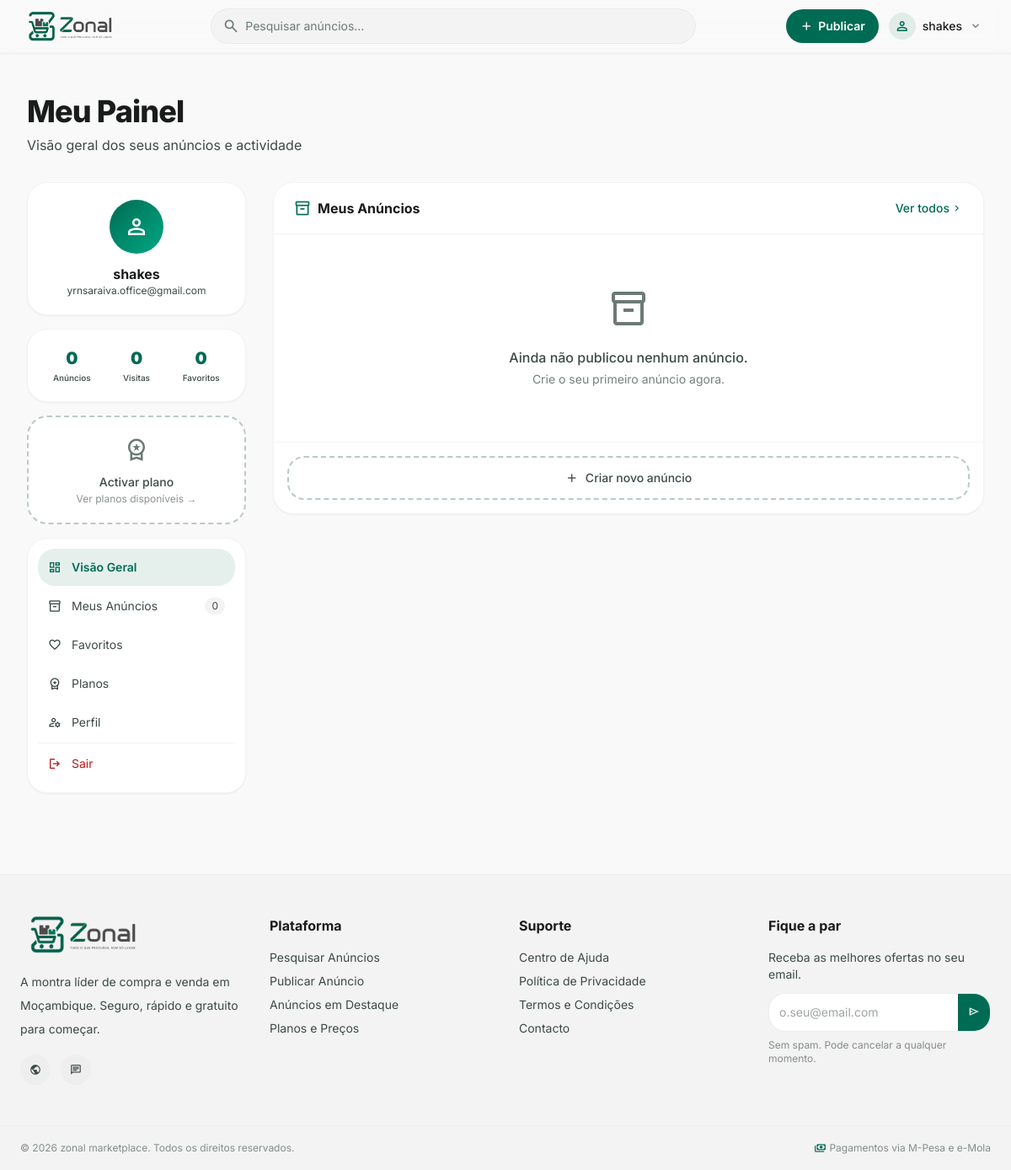
Before: /dashboard/ (signed in) with the older database file.
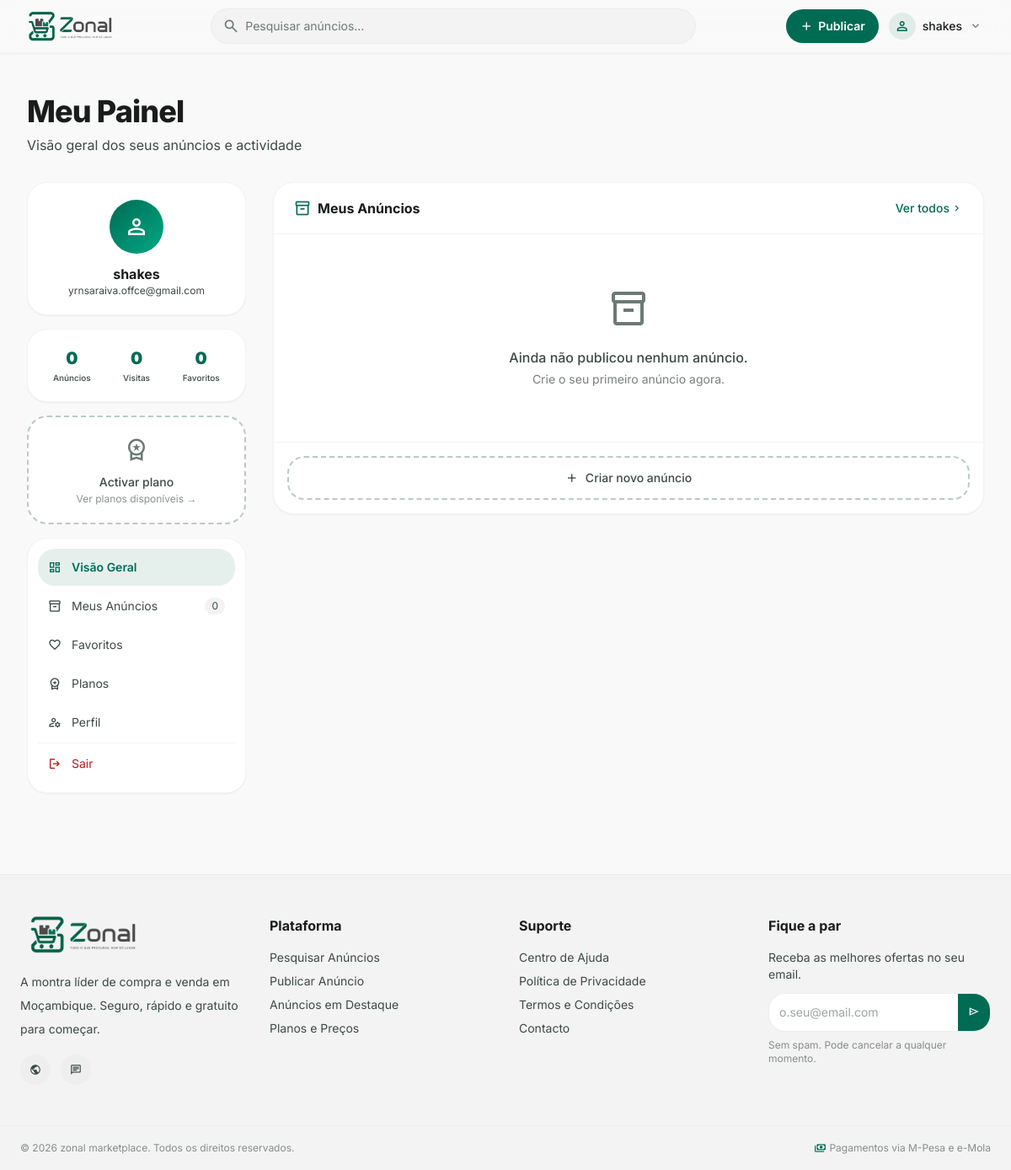
After: the same page with the newer database file.
### apps/users/models.py (models this page shows, shortened)
class User(AbstractUser):
    PAPEL_CHOICES = [
        ('utilizador', 'Utilizador'),
        ('moderador', 'Moderador'),
        ('admin', 'Admin'),
    ]
    telefone = models.CharField(max_length=20, blank=True)
    data_nascimento = models.DateField(null=True, blank=True)
    foto_perfil = models.ImageField(upload_to='avatars/', blank=True, null=True)
    telefone_verificado = models.BooleanField(default=False)
    email_verificado = models.BooleanField(default=False)
    provincia = models.CharField(max_length=50, blank=True)
    cidade = models.CharField(max_length=50, blank=True)
    papel = models.CharField(max_length=20, choices=PAPEL_CHOICES, default='utilizador')
    bloqueado = models.BooleanField(default=False)
    motivo_bloqueio = models.TextField(blank=True)
    total_anuncios = models.PositiveIntegerField(default=0)
    avaliacao_media = models.DecimalField(max_digits=3, decimal_places=2, default=0)
    ultimo_acesso = models.DateTimeField(null=True, blank=True)
    class Meta:
        verbose_name = 'Utilizador'
        verbose_name_plural = 'Utilizadores'

### apps/anuncios/views.py (the view)
# urls.py: path('dashboard/', views.dashboard_view, name='dashboard'),           # ← novo
@login_required
def dashboard_view(request):
    anuncios_qs = Anuncio.objects.filter(
        utilizador=request.user
    ).exclude(estado='eliminado').select_related('categoria').prefetch_related('imagens').order_by('-publicado_em')
    ctx = _sidebar_context(request.user)
    ctx.update({
        'meus_anuncios': [_anuncio_para_dict(a, request) for a in anuncios_qs[:5]],
        'favoritos': _favoritos_lista(request.user, request, limite=4),
        'active_tab': 'dashboard',
        'page_title': 'Meu Painel',
        'page_subtitle': 'Visão geral dos seus anúncios e actividade',
    })
    return render(request, 'users/dashboard.html', ctx)

### apps/anuncios/views.py (called while the page is built)
def _get_subscricao_activa(user):
    return (
        SubscricaoUtilizador.objects
        .filter(utilizador=user, estado='activa', expira_em__gt=timezone.now())
        .select_related('plano')
        .order_by('expira_em')
        .first()
    )

def _sidebar_context(user):
    total_anuncios = (
        Anuncio.objects.filter(utilizador=user)
        .exclude(estado='eliminado')
        .count()
    )
    total_visualizacoes = (
        Anuncio.objects.filter(utilizador=user)
        .exclude(estado='eliminado')
        .aggregate(total=Sum('visualizacoes'))['total'] or 0
    )
    total_favoritos = Favorito.objects.filter(utilizador=user).count()
    return {
        'total_anuncios': total_anuncios,
        'total_visualizacoes': total_visualizacoes,
        'total_favoritos': total_favoritos,
        'subscricao_activa': _get_subscricao_activa(user),
    }

### templates/users/dashboard.html (shortened to what the changed rows need)
{% extends "users/area_utilizador.html" %}
{% load humanize %}
{% block area_content %}
<section class="bg-surface-container-lowest rounded-2xl shadow-sm border border-surface-container-low overflow-hidden">
    <div class="flex items-center justify-between px-6 py-4 border-b border-surface-container-low">
        <h2 class="font-bold text-on-surface flex items-center gap-2">
            <span class="material-symbols-outlined text-primary text-xl">inventory_2</span>
            Meus Anúncios
        </h2>
    </div>
</section>
{% endblock %}

### templates/users/area_utilizador.html (shortened to what the changed rows need)
{% extends "base.html" %}
{% load static %}
{% block content %}
<main class="pt-24 pb-24 px-4 md:px-8 max-w-7xl mx-auto mt-4">
    <div class="mb-8">
        <h1 class="text-3xl md:text-4xl font-extrabold text-on-surface tracking-tight">
            {{ page_title|default:"Meu Painel" }}
        </h1>
    </div>
    <div class="grid grid-cols-1 lg:grid-cols-12 gap-8">
        <div class="lg:col-span-3">
            <aside class="sticky top-24 space-y-4">
                <div class="bg-surface-container-lowest rounded-2xl p-5 shadow-sm border border-surface-container-low text-center">
                    <div class="w-16 h-16 rounded-full mx-auto mb-3 overflow-hidden
                                bg-gradient-to-br from-primary to-primary-container flex items-center justify-center">
                        {% if request.user.foto_perfil %}
                        <img src="{{ request.user.foto_perfil.url }}"
                             class="w-full h-full object-cover"
                             alt="{{ request.user.username }}"/>
                        {% else %}
                        <span class="material-symbols-outlined text-white text-3xl">person</span>
                        {% endif %}
                    </div>
                    <p class="font-bold text-on-surface truncate">
                        {{ request.user.get_full_name|default:request.user.username }}
                    </p>
                    <p class="text-xs text-on-surface-variant truncate">{{ request.user.email }}</p>
                </div>
            </aside>
        </div>
        <div class="lg:col-span-9 space-y-6">
            {% block area_content %}{% endblock %}
        </div>
    </div>
</main>
{% endblock %}

### templates/partials/navbar.html (shortened to what this page needs)
{% load static %}
<nav class="fixed top-0 w-full z-50 bg-surface/85 backdrop-blur-md border-b border-outline-variant/10 shadow-sm">
    <div class="max-w-screen-2xl mx-auto flex items-center gap-4 px-4 md:px-6 py-2.5">
        <a href="{% url 'home' %}"
           class="flex-shrink-0 hover:opacity-80 transition-opacity"
           aria-label="Zonal — Página inicial">
            <img src="{% static 'img/zonal_logo.png' %}" alt="Zonal" width="120" height="36" class="h-9 w-auto">
        </a>
        <form action="{% url 'anuncio-pesquisa' %}" method="GET"
              class="flex-1 min-w-0 max-w-xl mx-auto"
              role="search">
            <div class="relative flex items-center">
                <input type="text"
                       name="search"
                       value="{{ request.GET.search }}"
                       placeholder="Pesquisar anúncios…"
                       autocomplete="off"
                       class="w-full bg-surface-container-low border border-outline-variant/20 rounded-full
                              pl-10 pr-4 py-2.5 text-sm text-on-surface placeholder-outline
                              focus:outline-none focus:ring-2 focus:ring-primary/40 focus:border-primary/50
                              transition-all"
                       aria-label="Pesquisar anúncios"/>
            </div>
        </form>
        <div class="flex items-center gap-2 flex-shrink-0">
            {% if user.is_authenticated %}
            <a href="{% url 'anuncio-publicar' %}"
               class="hidden sm:flex items-center gap-1.5 bg-primary text-on-primary
                      px-4 py-2 rounded-full text-sm font-semibold
                      hover:opacity-90 transition-all shadow-sm
                      focus:outline-none focus:ring-2 focus:ring-primary/50">
                <span class="material-symbols-outlined text-base" aria-hidden="true">add</span>
                Publicar
            </a>
            <div class="relative" id="user-menu">
                <button id="user-menu-btn"
                        onclick="toggleMenu()"
                        class="flex items-center gap-2 pl-1 pr-2.5 py-1 rounded-full
                               hover:bg-surface-container-high transition-colors
                               focus:outline-none focus:ring-2 focus:ring-primary/30"
                        aria-haspopup="true"
                        aria-expanded="false"
                        aria-controls="user-dropdown">
                    {% if user.foto_perfil %}
                    <img src="{{ user.foto_perfil.url }}"
                         class="w-8 h-8 rounded-full object-cover ring-2 ring-primary/20"
                         alt="{{ user.get_full_name|default:user.username }}"/>
                    {% else %}
                    <span class="w-8 h-8 rounded-full bg-primary/10 flex items-center justify-center flex-shrink-0">
                        <span class="material-symbols-outlined text-primary text-lg" aria-hidden="true">person</span>
                    </span>
                    {% endif %}
                    <span class="hidden md:block text-sm font-medium max-w-[100px] truncate">
                        {{ user.get_full_name|default:user.username }}
                    </span>
                    <span class="material-symbols-outlined text-outline text-base hidden md:block transition-transform duration-200"
                          id="chevron-menu" aria-hidden="true">expand_more</span>
                </button>
            </div>
            {% endif %}
        </div>
    </div>
</nav>

Changed rows visible on the page:
changed User "shakes": user.email "yrnsaraiva.office@gmail.com" → "yrnsaraiva.offce@gmail.com"
